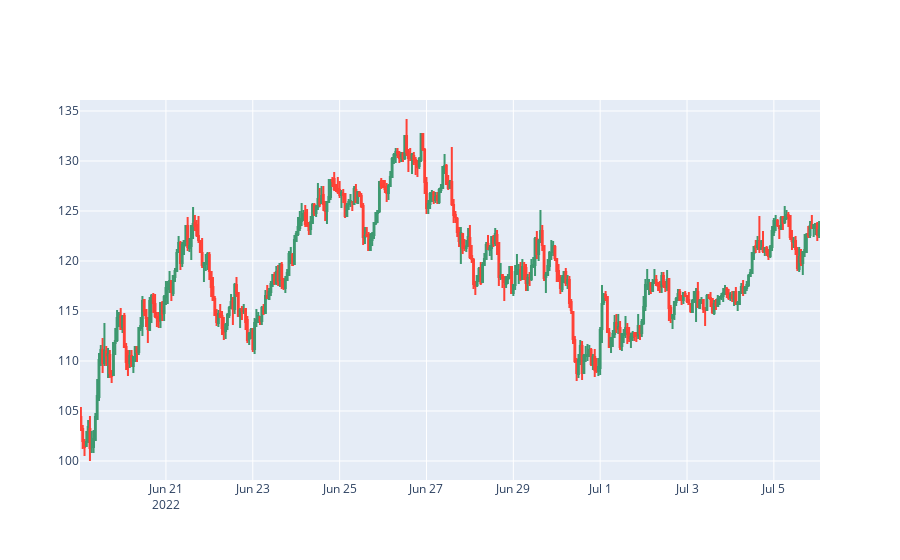

The notebook cell this image was saved under:
### Code cell
for coin in coins:
    print(f'Plot coin {coin}...')
    fig = go.Figure(data=[go.Candlestick(x=all_coins_df['OpenTime'],
                open=all_coins_df[f'{coin}-USD_Open'],
                high=all_coins_df[f'{coin}-USD_High'],
                low=all_coins_df[f'{coin}-USD_Low'],
                close=all_coins_df[f'{coin}-USD_Close'])])

    fig.update_layout(xaxis_rangeslider_visible=False)
    fig.show()

### Figure 1 — Plotly figure (JSON) as saved in the notebook; plotly's stock layout.template omitted (floating-point values rounded to 4 significant figures; data arrays with more than 128 entries replaced by an {"elided": "..."} marker saying what was removed)
{"data": [{"close": {"elided": "409 float values"}, "high": {"elided": "409 float values"}, "low": {"elided": "409 float values"}, "open": {"elided": "409 float values"}, "type": "candlestick", "x": {"elided": "409 str values"}}], "layout": {"xaxis": {"rangeslider": {"visible": false}}}}
